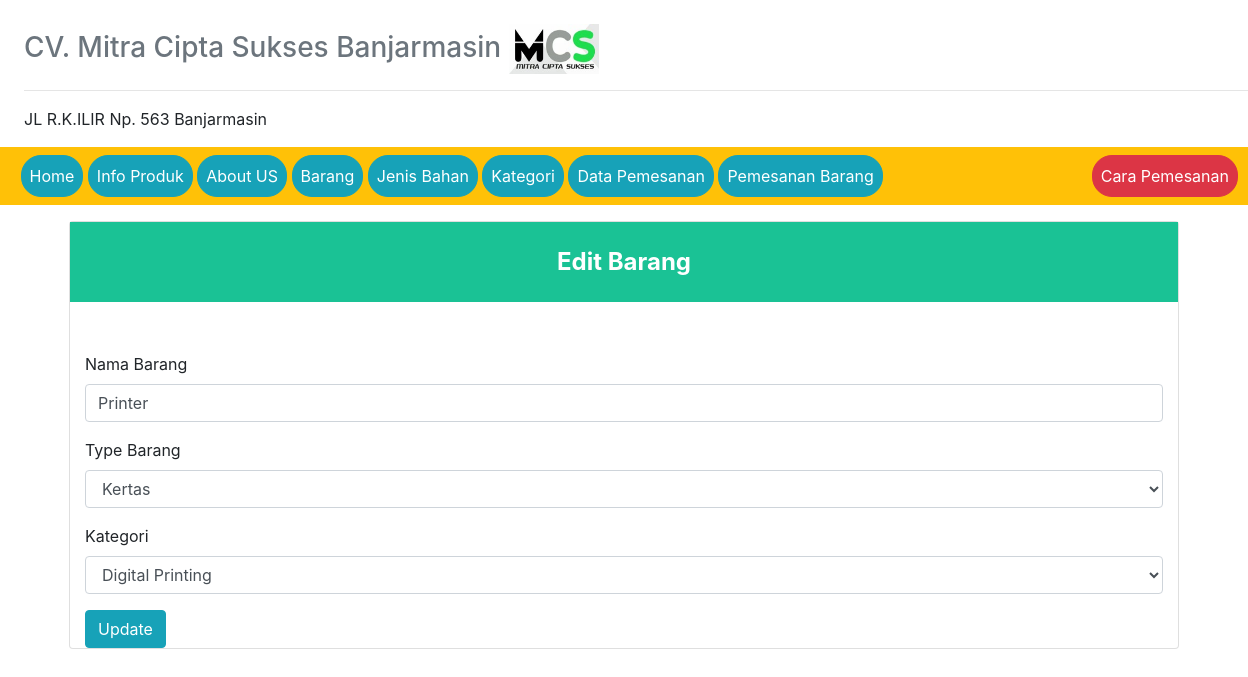
The page /?view=edit-barang&id_brg=10 (signed in) on the database its author committed.
### tables this page shows
CREATE TABLE `nama_barang` (
  `kode_barang` int(50) NOT NULL,
  `nama_barang` varchar(50) NOT NULL,
  `type_barang` varchar(50) NOT NULL,
  `kategori` int(50) NOT NULL,
  `harga` int(50) NOT NULL
);

CREATE TABLE `jenis_bahan` (
  `kode_jenis_bahan` int(50) NOT NULL,
  `harga_bahan` int(25) NOT NULL,
  `jenis_bahan` varchar(50) NOT NULL,
  `ketarangan` varchar(255) NOT NULL,
  `ukuran_bahan` int(10) NOT NULL
);

CREATE TABLE `kategori` (
  `id_kategori` int(50) NOT NULL,
  `nama_kategori` varchar(50) NOT NULL
);

### models/admin.php (called while the page is built, shortened)
<?php
class Admin
{
  private $mysqli;
  function __construct($mysqli)
  {
    $this->mysqli = $mysqli;
  }
  public function showJenisBahan()
  {
    $db = $this->mysqli->conn;
    $sql = " SELECT * FROM jenis_bahan ";
    $query = $db->query($sql);
    return $query;
  }
  public function edit_brg($id)
  {
    $db = $this->mysqli->conn;
    $sql = " SELECT * FROM nama_barang
          INNER JOIN jenis_bahan ON nama_barang.type_barang = jenis_bahan.kode_jenis_bahan
          INNER JOIN kategori ON nama_barang.kategori = kategori.id_kategori
          WHERE nama_barang.kode_barang = '$id' ";
    $query = $db->query($sql);
    return $query;
  }
  public function showKategori()
  {
    $db = $this->mysqli->conn;
    $sql = " SELECT * FROM kategori ";
    $query = $db->query($sql);
    return $query;
  }
}
?>

### view/edit-barang.php (the view, shortened to what this page needs)
<?php
$id = @$_GET['id_brg'];
$edit = $objAdmin->edit_brg($id)->fetch_object();
 ?>
 <div class="card">
  <div class="panel-heading" style="background-color:#1ac295; text-align:center; height:80px; line-height:80px;color:white;font-weight:bold;font-size:24px;">
    <div class="panel-title">Edit Barang</div>
  </div>
  <div id="signupbox" style=" margin-top:50px" class="mainbox col-md-12 col-md-offset-3 col-sm-8 col-sm-offset-2">
            <div class="panel panel-info">
            <div class="panel-body" >
              <form action="" method="post">
                <div class="form-group">
                  <label for="exampleFormControlInput1">Nama Barang</label>
                  <input type="text" class="form-control" id="exampleFormControlInput1" name="barang" value="<?=$edit->nama_barang ?>">
                </div>
                <div class="form-group">
                  <label for="exampleFormControlSelect1">Type Barang</label>
                  <select class="form-control" id="exampleFormControlSelect1" name="jenis_bahan">
                    <?php
                    $data = $objAdmin->showJenisBahan();
                    while ($a = $data->fetch_object()) {
                    ?>
                    	<option <?= ($edit->type_barang == $a->kode_jenis_bahan ? "selected" : " " ); ?> value="<?=$a->kode_jenis_bahan ?>"><?=$a->jenis_bahan ?></option>
                    <?php
                    }
                    ?>
                  </select>
                </div>
                <div class="form-group">
                  <label for="exampleFormControlSelect1">Kategori</label>
                  <select class="form-control" id="exampleFormControlSelect1" name="kategori">
                    <?php
                    $data = $objAdmin->showKategori();
                    while ($a = $data->fetch_object()) {
                    ?>
                   		<option <?=($edit->kategori == $a->id_kategori ? "selected" : "") ?> value="<?=$a->id_kategori ?>"><?=$a->nama_kategori ?></option>
                    <?php
                    }
                    ?>
                  </select>
                </div>
                <button type="submit" class="btn btn-info" name="update">Update</button>
              </form>
            </div>
        </div>
    </div>
</div>
</div>

### rows shown on the page
nama_barang: barang "Printer", jenis_bahan "Kertas", kategori "Digital Printing"
